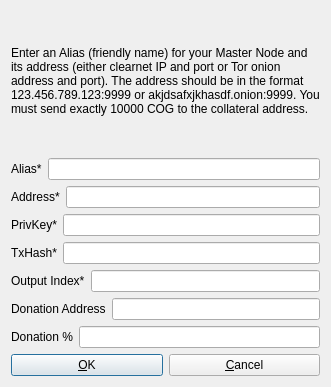
<?xml version="1.0" encoding="UTF-8"?>
<ui version="4.0">
 <class>AddEditAdrenalineNode</class>
 <widget class="QDialog" name="AddEditAdrenalineNode">
  <property name="geometry">
   <rect>
    <x>0</x>
    <y>0</y>
    <width>331</width>
    <height>387</height>
   </rect>
  </property>
  <property name="windowTitle">
   <string>Add/Edit Cognitio Node</string>
  </property>
  <property name="modal">
   <bool>true</bool>
  </property>
  <layout class="QVBoxLayout" name="verticalLayout">
   <item>
    <widget class="QLabel" name="label_9">
     <property name="sizePolicy">
      <sizepolicy hsizetype="Preferred" vsizetype="Expanding">
       <horstretch>0</horstretch>
       <verstretch>0</verstretch>
      </sizepolicy>
     </property>
     <property name="text">
      <string>&lt;html&gt;&lt;head/&gt;&lt;body&gt;&lt;p&gt;Enter an Alias (friendly name) for your Master Node and its address (either clearnet IP and port or Tor onion address and port). The address should be in the format 123.456.789.123:9999 or akjdsafxjkhasdf.onion:9999. You must send exactly 10000 COG to the collateral address.&lt;/p&gt;&lt;/body&gt;&lt;/html&gt;</string>
     </property>
     <property name="wordWrap">
      <bool>true</bool>
     </property>
    </widget>
   </item>
   <item>
    <layout class="QHBoxLayout" name="horizontalLayout_4">
     <property name="bottomMargin">
      <number>0</number>
     </property>
     <item>
      <widget class="QLabel" name="label_4">
       <property name="text">
        <string>Alias*</string>
       </property>
      </widget>
     </item>
     <item>
      <widget class="QLineEdit" name="aliasLineEdit"/>
     </item>
    </layout>
   </item>
   <item>
    <layout class="QHBoxLayout" name="horizontalLayout_5">
     <property name="bottomMargin">
      <number>0</number>
     </property>
     <item>
      <widget class="QLabel" name="label_6">
       <property name="text">
        <string>Address*</string>
       </property>
      </widget>
     </item>
     <item>
      <widget class="QLineEdit" name="addressLineEdit"/>
     </item>
    </layout>
   </item>
   <item>
    <layout class="QHBoxLayout" name="horizontalLayout_3">
     <property name="bottomMargin">
      <number>0</number>
     </property>
     <item>
      <widget class="QLabel" name="label_5">
       <property name="text">
        <string>PrivKey*</string>
       </property>
      </widget>
     </item>
     <item>
      <widget class="QLineEdit" name="privkeyLineEdit"/>
     </item>
    </layout>
   </item>
   <item>
    <layout class="QHBoxLayout" name="horizontalLayout_2">
     <property name="bottomMargin">
      <number>0</number>
     </property>
     <item>
      <widget class="QLabel" name="label_2">
       <property name="text">
        <string>TxHash*</string>
       </property>
      </widget>
     </item>
     <item>
      <widget class="QLineEdit" name="txhashLineEdit"/>
     </item>
    </layout>
   </item>
   <item>
    <layout class="QHBoxLayout" name="horizontalLayout_8">
     <property name="bottomMargin">
      <number>0</number>
     </property>
     <item>
      <widget class="QLabel" name="label_8">
       <property name="text">
        <string>Output Index*</string>
       </property>
      </widget>
     </item>
     <item>
      <widget class="QLineEdit" name="outputindexLineEdit"/>
     </item>
    </layout>
   </item>
   <item>
    <layout class="QHBoxLayout" name="horizontalLayout_6">
     <property name="bottomMargin">
      <number>0</number>
     </property>
     <item>
      <widget class="QLabel" name="label_3">
       <property name="text">
        <string>Donation Address</string>
       </property>
      </widget>
     </item>
     <item>
      <widget class="QLineEdit" name="donationaddressLineEdit"/>
     </item>
    </layout>
   </item>
   <item>
    <layout class="QHBoxLayout" name="horizontalLayout_7">
     <property name="bottomMargin">
      <number>0</number>
     </property>
     <item>
      <widget class="QLabel" name="label_7">
       <property name="text">
        <string>Donation %</string>
       </property>
      </widget>
     </item>
     <item>
      <widget class="QLineEdit" name="donationpercentageLineEdit"/>
     </item>
    </layout>
   </item>
   <item>
    <layout class="QHBoxLayout" name="horizontalLayout_Buttons">
     <item>
      <widget class="QPushButton" name="okButton">
       <property name="text">
        <string>&amp;OK</string>
       </property>
      </widget>
     </item>
     <item>
      <widget class="QPushButton" name="cancelButton">
       <property name="text">
        <string>&amp;Cancel</string>
       </property>
       <property name="autoDefault">
        <bool>false</bool>
       </property>
      </widget>
     </item>
    </layout>
   </item>
  </layout>
 </widget>
 <resources/>
 <connections/>
</ui>
